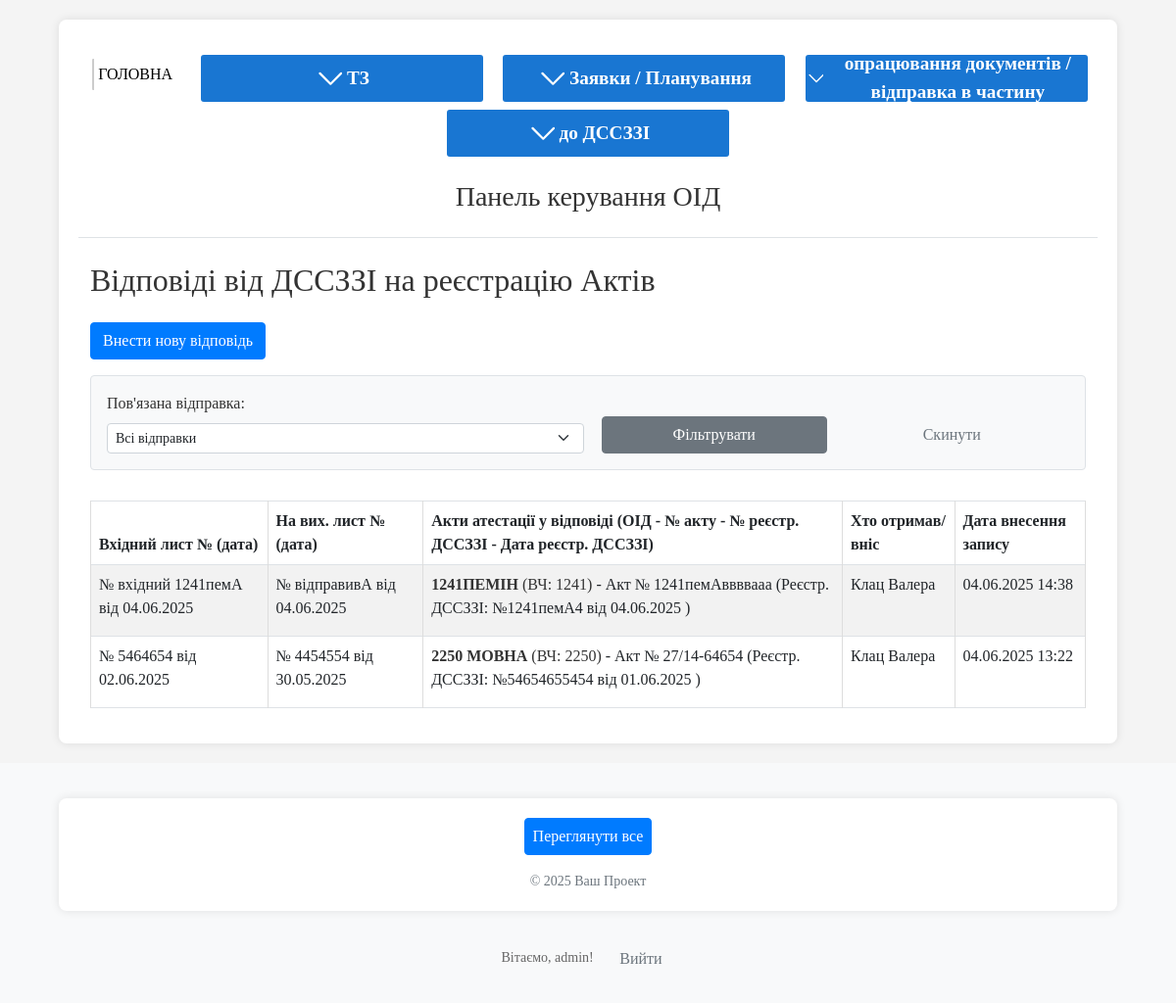
Page /oids/attestation-responses/ (signed in) on the earlier database version.
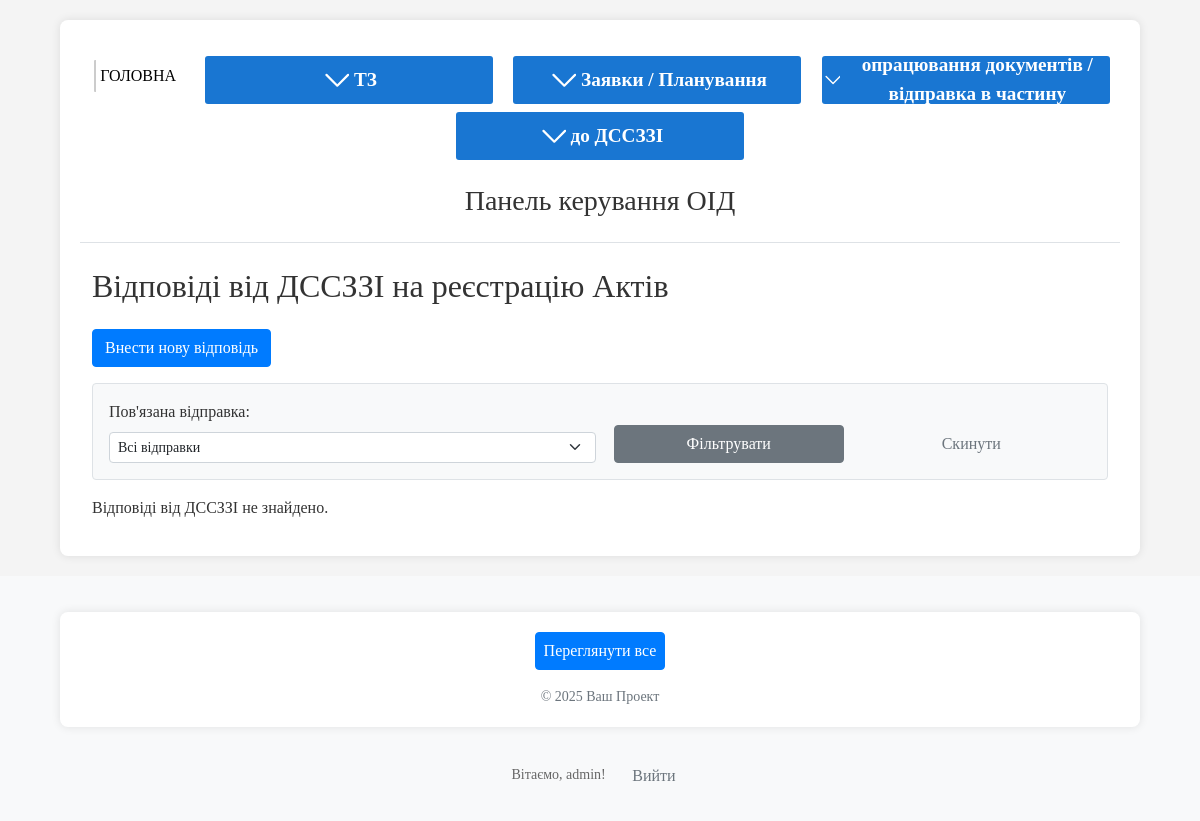
Same page on the later database version.
### oids/models.py (models this page shows, shortened)
class AttestationResponse(models.Model):
    attestation_registration_sent = models.OneToOneField(
        AttestationRegistration,
        on_delete=models.CASCADE,
        verbose_name="Пов'язана відправка (вихідний лист)",
        related_name='response_received'
    )
    response_letter_number = models.CharField(
        max_length=50,
        verbose_name="Вхідний номер листа-відповіді"
    )
    response_letter_date = models.DateField(
        verbose_name="Дата вхідного листа-відповіді"
    )
    received_by = models.ForeignKey(
        Person,
        on_delete=models.SET_NULL,
        null=True,
        blank=True,
        verbose_name="Хто отримав/вніс відповідь",
        related_name='processed_attestation_responses'
    )
    note = models.TextField(blank=True, null=True, verbose_name="Примітка до відповіді")
    created_at = models.DateTimeField(auto_now_add=True)
    updated_at = models.DateTimeField(auto_now=True)
    history = HistoricalRecords()
    class Meta:
        verbose_name = "Відповідь на реєстрацію (ДССЗЗІ)"
        verbose_name_plural = "Відповіді на реєстрацію (ДССЗЗІ)"
        ordering = ['-response_letter_date', '-id']

class AttestationRegistration(models.Model):
    units = models.ManyToManyField(
        Unit,
        verbose_name="Військові частини (акти яких включено)",
        related_name='sent_for_attestation_registrations',
        blank=True
    )
    outgoing_letter_number = models.CharField(
        max_length=50,
        verbose_name="Вихідний номер листа до ДССЗЗІ"
    )
    outgoing_letter_date = models.DateField(
        verbose_name="Дата вихідного листа"
    )
    sent_by = models.ForeignKey(
        Person,
        on_delete=models.SET_NULL,
        null=True,
        blank=True,
        verbose_name="Хто відправив лист",
        related_name='sent_attestation_packages'
    )
    status = models.CharField(
        max_length=25,
        choices=AttestationRegistrationStatusChoices.choices,
        default=AttestationRegistrationStatusChoices.SENT,
        verbose_name="Статус відправки"
    )
    note = models.TextField(
        blank=True,
        null=True,
        verbose_name="Примітка до відправки"
    )
    created_at = models.DateTimeField(auto_now_add=True, verbose_name="Дата створення запису")
    updated_at = models.DateTimeField(auto_now=True, verbose_name="Дата останнього оновлення")
    history = HistoricalRecords()
    class Meta:
        verbose_name = "Відправка актів на реєстрацію (ДССЗЗІ)"
        verbose_name_plural = "Відправки актів на реєстрацію (ДССЗЗІ)"
        ordering = ['-outgoing_letter_date', '-id']

class Document(models.Model):
    oid = models.ForeignKey(
        OID,
        on_delete=models.CASCADE,
        verbose_name="ОІД",
        related_name='documents'
    )
    work_request_item = models.ForeignKey(
        WorkRequestItem,
        on_delete=models.SET_NULL,
        blank=True,
        null=True,
        verbose_name="Елемент заявки",
        related_name='produced_documents'
    )
    document_type = models.ForeignKey(
        DocumentType,
        on_delete=models.PROTECT,
        verbose_name="Тип документа"
    )
    document_number = models.CharField(max_length=50, default='27/14-', verbose_name="Підготовлений № документа")
    process_date = models.DateField(verbose_name="Дата опрацювання") # Дата внесення документа
    work_date = models.DateField(verbose_name="Дата проведення робіт") # Дата, коли роботи фактично проводилися
    author = models.ForeignKey(
        'Person', # Використовуємо рядок
        on_delete=models.SET_NULL,
        null=True,
        blank=True,
        verbose_name="Автор документа",
        related_name='authored_documents'
    )
    attachment = models.FileField(upload_to="attestation_docs/", blank=True, null=True, verbose_name="Прикріплений файл (Опційно)")
    note = models.TextField(blank=True, null=True, verbose_name="Примітки")
    created_at = models.DateTimeField(auto_now_add=True, verbose_name="Дата створення запису")
    updated_at = models.DateTimeField(auto_now=True, verbose_name="Дата останнього оновлення")
    expiration_date = models.DateField(verbose_name="Дата завершення дії", blank=True, null=True)
    history = HistoricalRecords()
    attestation_registration_sent = models.ForeignKey(
        'AttestationRegistration', # Використовуємо рядок
        on_delete=models.SET_NULL, # Якщо запис про відправку видаляється, інформація в документі залишається, але без зв'язку
        null=True,
        blank=True,
        verbose_name="Відправлено на реєстрацію ДССЗЗІ (в складі листа)",
        related_name="registered_documents" # Дозволить отримати всі документи в цій відправці
    )
    dsszzi_registered_number = models.CharField(
        max_length=50,
        blank=True,
        null=True,
        verbose_name="Зареєстрований номер в ДССЗЗІ (для цього акту)"
    )
    dsszzi_registered_date = models.DateField(
        blank=True,
        null=True,
        verbose_name="Дата реєстрації в ДССЗЗІ (для цього акту)"
    )
    class Meta:
        verbose_name = "Опрацьований документ"
        verbose_name_plural = "Опрацьовані документи"
        ordering = ['-process_date', '-work_date']

class OID(models.Model):
    unit = models.ForeignKey(
        Unit,
        on_delete=models.CASCADE,
        verbose_name="Військова частина",
        related_name='oids' # Дозволить отримати всі ОІД для частини: `unit_instance.oids.all()`
    )
    oid_type = models.CharField(max_length=10, choices=OIDTypeChoices.choices, verbose_name="Тип ОІД")
    cipher = models.CharField(max_length=100, verbose_name="Шифр ОІД", unique=False) # Додав шифр, як вказано в описі
    sec_level = models.CharField(max_length=15, choices=SecLevelChoices.choices, verbose_name="Гриф")
    full_name = models.CharField(max_length=255, verbose_name="Повна назва ОІД", blank=True, null=True) # Змінив name на full_name
    room = models.CharField(max_length=255, verbose_name="Приміщення №")
    status = models.CharField(max_length=30, choices=OIDStatusChoices.choices, default=OIDStatusChoices.NEW, verbose_name="Поточний стан ОІД")
    note = models.TextField(verbose_name="Примітка", blank=True, null=True)
    created_at = models.DateTimeField(auto_now_add=True, verbose_name="Дата створення запису")
    updated_at = models.DateTimeField(auto_now=True, verbose_name="Дата останнього оновлення")
    history = HistoricalRecords()
    class Meta:
        verbose_name = "Об’єкт інформаційної діяльності (ОІД)"
        verbose_name_plural = "Об’єкти інформаційної діяльності (ОІД)"

class Unit(models.Model):
    territorial_management = models.ForeignKey(
        TerritorialManagement,
        on_delete=models.SET_NULL, # Якщо ТУ видаляється, частина може залишитися, але без прив'язки до ТУ.
        null=True,
        blank=True,
        verbose_name="Територіальне управління",
        related_name='units' # Дозволить отримати всі частини для ТУ: `tu_instance.units.all()`
    )
    code = models.CharField(max_length=50, unique=True, verbose_name="Код частини (номер)")
    name = models.CharField(max_length=255, verbose_name="Назва військової частини", blank=True, null=True) # Можливо, назва не завжди потрібна, якщо є код
    city = models.CharField(max_length=100, verbose_name="Місто розташування") # Збільшив max_length для міст
    distance_from_gu = models.PositiveIntegerField(verbose_name="Відстань від ГУ (км)", blank=True, null=True) # Змінив на PositiveIntegerField
    unit_groups = models.ManyToManyField(
        UnitGroup,
        blank=True,
        verbose_name="Групи військових частин",
        related_name='units' # Дозволить отримати всі частини для групи: `group_instance.units.all()`
    )
    note = models.TextField(verbose_name="Примітки", blank=True, null=True)
    class Meta:
        verbose_name = "Військова частина"
        verbose_name_plural = "Військові частини"

class Person(models.Model):
    full_name = models.CharField(max_length=255, verbose_name="Прізвище, ім'я") # Змінив name на full_name
    position = models.CharField(max_length=255, verbose_name="Посада")
    is_active = models.BooleanField(default=True, verbose_name="Активний") # Додав поле активності
    class Meta:
        verbose_name = "Виконавець"
        verbose_name_plural = "Виконавці"

### oids/views.py (the view)
# urls.py: path('attestation-responses/', views.attestation_response_list_view, name='list_attestation_responses'),
@login_required
def attestation_response_list_view(request):
    response_list_queryset = AttestationResponse.objects.select_related(
        'attestation_registration_sent__sent_by', # Доступ до пов'язаних даних
        'received_by'
    ).order_by('-response_letter_date', '-id')
    filter_att_reg_id_str = request.GET.get('att_reg_id') # Фільтр за ID відправки
    current_filter_att_reg_id = None
    if filter_att_reg_id_str and filter_att_reg_id_str.isdigit():
        current_filter_att_reg_id = int(filter_att_reg_id_str)
        response_list_queryset = response_list_queryset.filter(attestation_registration_sent__id=current_filter_att_reg_id)
    paginator = Paginator(response_list_queryset, 25)
    page_number = request.GET.get('page')
    page_obj = paginator.get_page(page_number)
    context = {
        'page_title': 'Відповіді від ДССЗЗІ на реєстрацію Актів',
        'object_list': page_obj,
        'page_obj': page_obj,
        'all_registrations_sent': AttestationRegistration.objects.order_by('-outgoing_letter_date'), # Для фільтра
        'current_filter_att_reg_id': current_filter_att_reg_id,
    }
    return render(request, 'oids/lists/attestation_response_list.html', context)

### oids/context_processors.py (called while the page is built)
def global_choices(request):
    filtered_oid_status_choices = [
        (OIDStatusChoices.NEW.value, OIDStatusChoices.NEW.label),
        (OIDStatusChoices.RECEIVED_REQUEST.value, OIDStatusChoices.RECEIVED_REQUEST.label),
        (OIDStatusChoices.ACTIVE.value, OIDStatusChoices.ACTIVE.label),
    ]
    return {
        'oid_type_choices_global': OIDTypeChoices.choices,
        'oid_status_choices_global_for_new': filtered_oid_status_choices,
        'oid_status_choices_global_all': OIDStatusChoices.choices,
        'sec_level_choices_global': SecLevelChoices.choices,
    }

### oids/templates/oids/lists/attestation_response_list.html (shortened to what this page needs)
{% extends "oids/base.html" %}
{% block content %}
<div class="container-fluid">
    <h2 class="mb-4">{{ page_title }}</h2>
    <a href="{% url 'oids:record_attestation_response' %}" class="btn btn-primary mb-3">
         Внести нову відповідь
    </a>
    <form method="get" class="mb-3 p-3 border bg-light rounded">
        <div class="row g-2">
            <div class="col-md-6">
                <label for="id_filter_att_reg" class="form-label">Пов'язана відправка:</label>
                 <select name="att_reg_id" id="id_filter_att_reg" class="form-select form-select-sm">
                    <option value="">Всі відправки</option>
                </select>
            </div>
            <div class="col-md-3 d-flex align-items-end">
                <button type="submit" class="btn btn-secondary btn-sm w-100">Фільтрувати</button>
            </div>
            <div class="col-md-3 d-flex align-items-end">
                <a href="{% url 'oids:list_attestation_responses' %}" class="btn btn-outline-secondary btn-sm w-100">Скинути</a>
            </div>
        </div>
    </form>
    {% if object_list %}
    <div class="table-responsive">
        <table class="table table-striped table-bordered table-hover">
            <thead class="thead-dark">
                <tr>
                    <th>Вхідний лист № (дата)</th>
                    <th>На вих. лист № (дата)</th>
                    <th>Акти атестації у відповіді (ОІД - № акту - № реєстр. ДССЗЗІ - Дата реєстр. ДССЗЗІ)</th>
                    <th>Хто отримав/вніс</th>
                    <th>Дата внесення запису</th>
                </tr>
            </thead>
            <tbody>
                {% for response_item in object_list %}
                <tr>
                    <td>№ {{ response_item.response_letter_number }}
						від  {{ response_item.response_letter_date|date:"d.m.Y" }}</td>
                    <td>
                        № {{ response_item.attestation_registration_sent.outgoing_letter_number }}
                        від {{ response_item.attestation_registration_sent.outgoing_letter_date|date:"d.m.Y" }}
                    </td>
                    <td>
                        {% with acts_in_response=response_item.attestation_registration_sent.registered_documents.all %}
                            {% if acts_in_response %}
                                <ul class="list-unstyled mb-0">
                                    {% for act_doc in acts_in_response %}
                                    <li>
                                        <a href="{% url 'oids:oid_detail_view_name' act_doc.oid.id %}#doc-{{act_doc.id}}">
                                            <strong>{{ act_doc.oid.cipher }}</strong> (ВЧ: {{ act_doc.oid.unit.code }})
                                        </a>
                                        - Акт № {{ act_doc.document_number }}
                                        {% if act_doc.dsszzi_registered_number %}
                                            (Реєстр. ДССЗЗІ: №{{ act_doc.dsszzi_registered_number }}
                                            {% if act_doc.dsszzi_registered_date %}
                                                від {{ act_doc.dsszzi_registered_date|date:"d.m.Y" }}
                                            {% endif %})
                                        {% else %}
                                            (не зареєстровано)
                                        {% endif %}
                                    </li>
                                    {% endfor %}
                                </ul>
                            {% else %}
                                <span class="text-muted">Акти не знайдено</span>
                            {% endif %}
                        {% endwith %}
                    </td>
                    <td>{{ response_item.received_by.full_name|default:"-" }}</td>
                    <td>{{ response_item.created_at|date:"d.m.Y H:i" }}</td>
                </tr>
                {% endfor %}
            </tbody>
        </table>
    </div>
    {% else %}
        <p>Відповіді від ДССЗЗІ не знайдено.</p>
    {% endif %}
</div>
{% endblock %}

Differences in the rows shown:
removed AttestationResponse: response_letter_number "вхідний 1241пемА", response_letter_date "04.06.2025", attestation_registration_sent.outgoing_letter_number "відправивА", attestation_registration_sent.outgoing_letter_date "04.06.2025", received_by.full_name "Клац Валера", created_at "04.06.2025 14:38"
removed Document: oid.cipher "1241ПЕМІН", oid.unit.code "1241", document_number "1241пемАввввааа", dsszzi_registered_number "1241пемА4", dsszzi_registered_date "04.06.2025", shown under "вхідний 1241пемА"
removed AttestationResponse: response_letter_number "5464654", response_letter_date "02.06.2025", attestation_registration_sent.outgoing_letter_number "4454554", attestation_registration_sent.outgoing_letter_date "30.05.2025", received_by.full_name "Клац Валера", created_at "04.06.2025 13:22"
removed Document: oid.cipher "2250 МОВНА", oid.unit.code "2250", document_number "27/14-64654", dsszzi_registered_number "54654655454", dsszzi_registered_date "01.06.2025", shown under "5464654"
Other differences:
text no longer shown: "Вхідний лист № (дата) На вих. лист № (дата) Акти атестації у відповіді (ОІД - № акту - № реєстр. ДССЗЗІ - Дата реєстр. ДССЗЗІ) Хто отримав/вніс Дата внесення запису"
text now shown: "Відповіді від ДССЗЗІ не знайдено."
